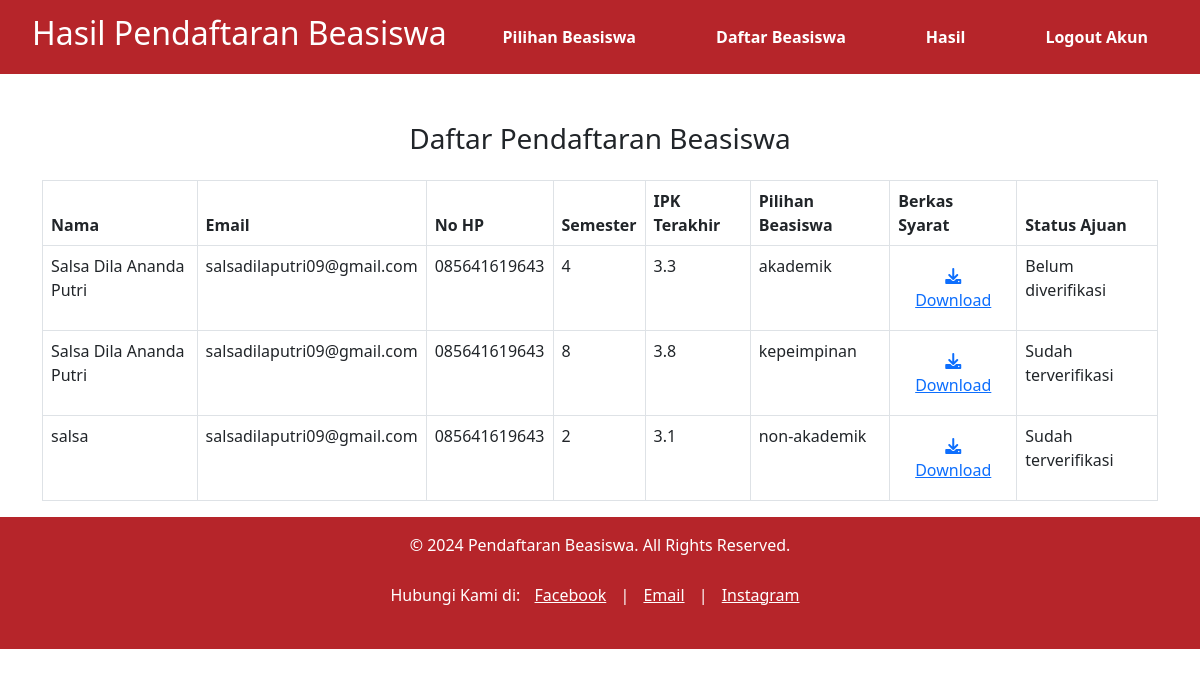
Page /page/hasil.php on the committed database.
### tables this page shows
CREATE TABLE `daftar` (
  `id` int(11) NOT NULL,
  `nama` varchar(55) NOT NULL,
  `email` varchar(55) NOT NULL,
  `no_hp` varchar(55) NOT NULL,
  `semester` int(55) NOT NULL,
  `last_ipk` float NOT NULL,
  `beasiswa` varchar(55) NOT NULL,
  `syarat_berkas` varchar(55) NOT NULL,
  `status_ajuan` int(11) NOT NULL DEFAULT 0
);

### page/hasil.php (the view, shortened to what this page needs)
<?php
include '../db/koneksi.php';
$query = "SELECT * FROM daftar";
$result = $conn->query($query);
?>
<!DOCTYPE html>
<html lang="en">
<head>
    <link rel="stylesheet" href="../asset/css/style.css">
    <link rel="stylesheet" href="../asset/css/daftar.css">
    <link href="https://cdn.jsdelivr.net/npm/bootstrap@5.3.0-alpha3/dist/css/bootstrap.min.css" rel="stylesheet">
    <link rel="stylesheet" href="https://cdnjs.cloudflare.com/ajax/libs/font-awesome/6.0.0-beta3/css/all.min.css">
</head>
<body>
    <nav>
        <div class="container">
            <h2>Hasil Pendaftaran Beasiswa</h2>
            <ul>
                <li><a href="beranda.php">Pilihan Beasiswa</a></li>
                <li><a href="daftar.php">Daftar Beasiswa</a></li>
                <li><a href="hasil.php">Hasil</a></li>
                <li><a href="../func/logout.php">Logout Akun</a></li>
            </ul>
        </div>
    </nav>
    <div class="container mt-5">
        <h3 class="text-center mb-4">Daftar Pendaftaran Beasiswa</h3>
        <table class="table table-bordered">
            <thead>
                <tr>
                    <th>Nama</th>
                    <th>Email</th>
                    <th>No HP</th>
                    <th>Semester</th>
                    <th>IPK Terakhir</th>
                    <th>Pilihan Beasiswa</th>
                    <th>Berkas Syarat</th>
                    <th>Status Ajuan</th>
                </tr>
            </thead>
            <tbody>
                <?php
                if ($result->num_rows > 0) {
                    while ($row = $result->fetch_assoc()) {
                        echo "<tr>
                                <td>" . htmlspecialchars($row['nama']) . "</td>
                                <td>" . htmlspecialchars($row['email']) . "</td>
                                <td>" . htmlspecialchars($row['no_hp']) . "</td>
                                <td>" . htmlspecialchars($row['semester']) . "</td>
                                <td>" . htmlspecialchars($row['last_ipk']) . "</td>
                                <td>" . htmlspecialchars($row['beasiswa']) . "</td>
                                <td class='text-center'><a href='/Serkom/Pendaftaran Beasiswa/upload/" . htmlspecialchars($row['syarat_berkas']) . "' target='_blank'><i class='fas fa-download'></i> Download</a></td>
                                <td>";
                        echo ($row["status_ajuan"] == '1') ? "Sudah terverifikasi" : "Belum diverifikasi";
                        echo "</td></tr>";
                    }
                } else {
                    echo "<tr><td colspan='8' class='text-center'>Belum ada pendaftaran</td></tr>";
                }
                ?>
            </tbody>
        </table>
    </div>
</body>
<footer class="bg-custom text-white text-center py-3">
    <div class="container">
        <p>&copy; 2024 Pendaftaran Beasiswa. All Rights Reserved.</p>
        <p>Hubungi Kami di:
            <a href="https://www.facebook.com/salsadila/" class="text-white">Facebook</a> |
            <a href="mailto:salsadila@example.com" class="text-white">Email</a> |
            <a href="https://www.instagram.com/salsadila/" class="text-white">Instagram</a>
        </p>
    </div>
</footer>
</html>

### asset/css/style.css (style rules this page uses)
h1, h2 { text-align: center; margin-top: 20px; }
a { text-decoration: none; color: #000000; display: inline-block; margin: 10px; }
nav { background-color: #b6252a; padding: 10px 0; }
nav .container { max-width: 1200px; margin: 0 auto; display: flex; justify-content: space-between; align-items: center; }
nav h2 { color: white; }
nav ul { list-style-type: none; padding: 0; margin: 0; display: flex; }
nav ul li { margin-left: 20px; }
nav ul li a { color: white; text-decoration: none; padding: 5px 10px; border-radius: 4px; }
footer { position: relative; bottom: 0; width: 100%; }
.bg-custom { background-color: #b6252a; }

### asset/css/daftar.css (style rules this page uses)
body { font-family: Arial, sans-serif; background-color: #f4f4f4; margin: 0; padding: 0; }
nav { background-color: #b6252a; padding: 10px 0; }
nav .container { display: flex; justify-content: space-between; align-items: center; }
nav h2 { color: white; margin-left: 20px; }
nav ul { list-style-type: none; margin: 0; padding: 0; }
nav ul li { display: inline; margin-right: 20px; }
nav ul li a { color: white; text-decoration: none; font-weight: bold; }

### page/hasil.php (style rules this page uses)
.bg-custom { background-color: #b6252a; }

### rows in the picture
daftar: nama "Salsa Dila Ananda Putri", email "salsadilaputri09@gmail.com", no_hp "085641619643", semester "4", last_ipk "3.3", beasiswa "akademik", status_ajuan "Belum diverifikasi"
daftar: nama "Salsa Dila Ananda Putri", email "salsadilaputri09@gmail.com", no_hp "085641619643", semester "8", last_ipk "3.8", beasiswa "kepeimpinan", status_ajuan "Sudah terverifikasi"
daftar: nama "salsa", email "salsadilaputri09@gmail.com", no_hp "085641619643", semester "2", last_ipk "3.1", beasiswa "non-akademik", status_ajuan "Sudah terverifikasi"
